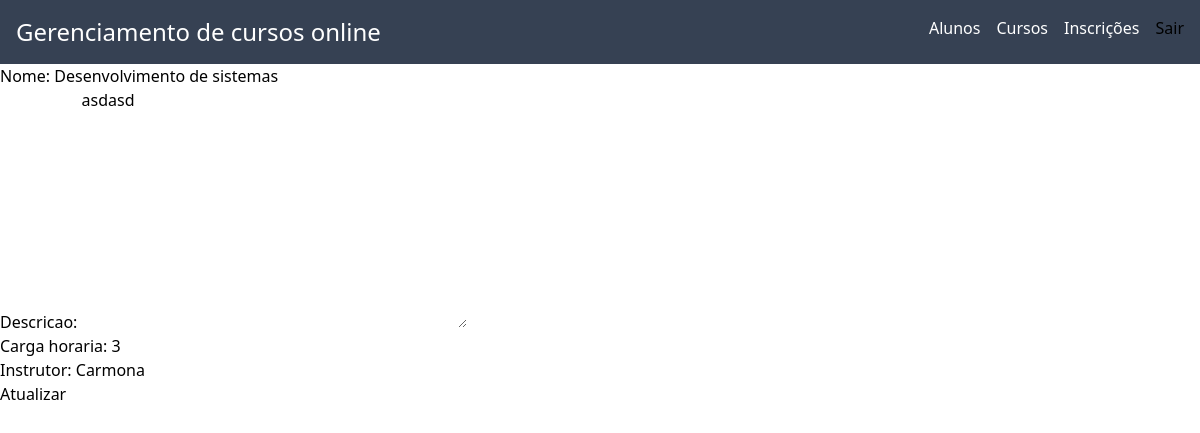
The app's page /curso/atualizar/1/ with its own data.
### website/models.py (models this page shows, shortened)
class Cursos(models.Model):
    nome = models.CharField(max_length=100)
    descricao = models.TextField()
    carga_horaria = models.PositiveIntegerField()
    instrutor = models.CharField(max_length=100)

### website/views.py (the view)
# urls.py: path('curso/atualizar/<int:pk>/', CursosUpdateView.as_view(), name='atualizar_curso'),
class CursosUpdateView(UpdateView):
    template_name = 'cursos/atualizar.html'
    model = Cursos
    form_class = CursoForm
    success_url = reverse_lazy('lista_cursos')

### website/forms.py
class CursoForm(forms.ModelForm):
    class Meta:
        model = Cursos
        fields = '__all__'

### website/templates/cursos/atualizar.html (shortened to what this page needs)
{% extends 'base.html' %}
{% block content %}
    <form action="" method="post">
        {{ form.as_p }}
        <button type="submit">Atualizar</button>
    </form>
{% endblock %}

### records on screen
Cursos: nome "Desenvolvimento de sistemas", descricao "asdasd", carga_horaria "3", instrutor "Carmona"
